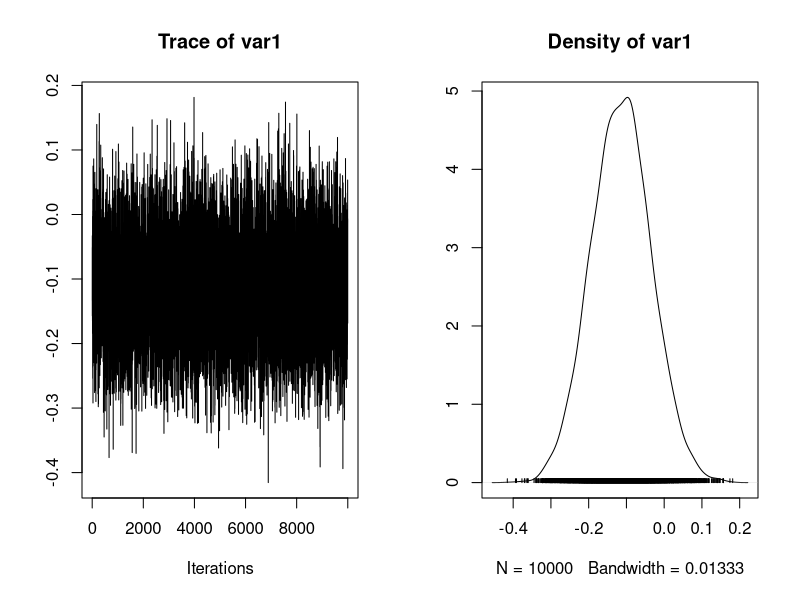

Here is the R script that generated this plot:
library(BayesFactor)


### Name: correlationBF
### Title: Function for Bayesian analysis of correlations
### Aliases: correlationBF
### Keywords: htest

### ** Examples

bf = correlationBF(y = iris$Sepal.Length, x = iris$Sepal.Width)
bf
## Sample from the corresponding posterior distribution
samples = correlationBF(y = iris$Sepal.Length, x = iris$Sepal.Width,
          posterior = TRUE, iterations = 10000)
plot(samples[,"rho"])
